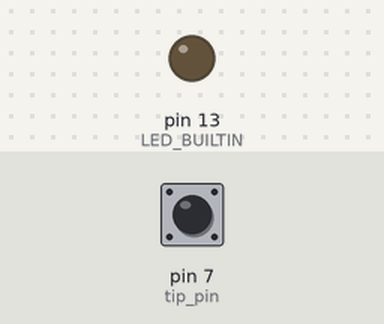
Bench run of a sketch on a simulated Arduino Uno, built with avr-gcc and run on an emulated ATmega328P. On the bench: output pins drawn as LEDs (lit = HIGH). The test bench sets the inputs (shaded band); at power-on: pin 7 (tip_pin) HIGH.

Above: at 1.2 s.
1.3 s: pin 7 (tip_pin) pulled LOW for 0.15 s
At 1.37 s:
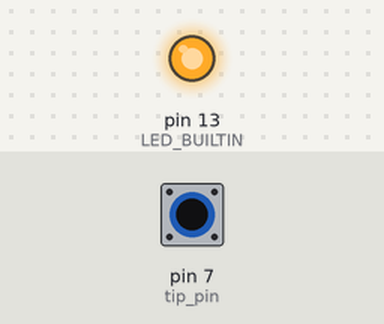
2.9 s: pin 7 (tip_pin) pulled LOW for 3.2 s
At 6.4 s:
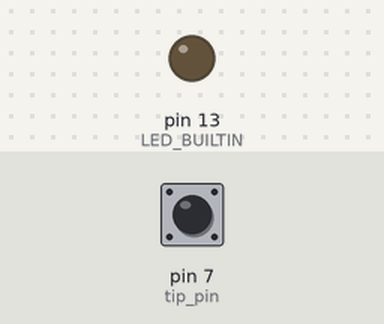
Timing chart, 0 to 7.9 s (numbered marks = the images above; inputs shaded):
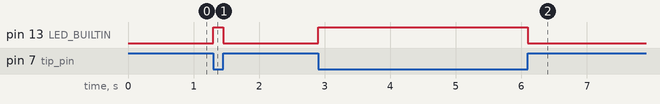

Measured:
- after the input at 1.3 s, pin 13 (LED_BUILTIN): LOW → HIGH at once, → LOW 0.15 s later
- after the input at 2.9 s, pin 13 (LED_BUILTIN): LOW → HIGH at once, → LOW 3.2 s later

The sketch:

testing-tipping-bucket.ino
```cpp
/* Using the onboard LED to test a reed switch tipping bucket rain gauge
   Like the Texas Electronics TR-525m

  Most Arduinos have an on-board LED you can control. On the UNO, MEGA and ZERO
  it is attached to digital pin 13, on MKR1000 on pin 6. LED_BUILTIN is set to
  the correct LED pin independent of which board is used.
  If you want to know what pin the on-board LED is connected to on your Arduino
  model, check the Technical Specs of your board at:
  https://www.arduino.cc/en/Main/Products

*/

// Which pin would I like to read?

int tip_pin = 7;

// the setup function runs once when you press reset or power the board
void setup() {
  // initialize digital pin LED_BUILTIN as an output.
  pinMode(LED_BUILTIN, OUTPUT);

  // initialize the digital pin we want to read for tips
  pinMode(tip_pin, INPUT);

  // set that pin High
  digitalWrite(tip_pin, HIGH);

}

// the loop function runs over and over again forever
void loop() {

  // read the tip_pin
  int switch_cond = digitalRead(tip_pin);

  // turn the LED on when the switch cond is on (needs the ! since
  // reed switch is normally closed)
  digitalWrite(LED_BUILTIN, !switch_cond);

}
```
